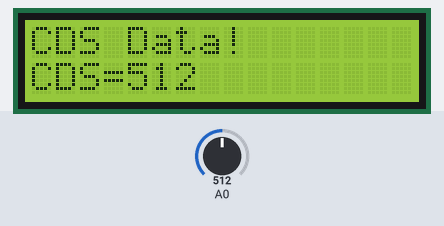
Recording of a sketch running on a simulated Arduino Uno, built with avr-gcc and run on an emulated ATmega328P. On the bench: 16×2 character LCD. The test bench sets the inputs (shaded band); at power-on: A0 = 512.

Above: at 1.2 s.
1.3 s: A0 set to 716
At 2.8 s:
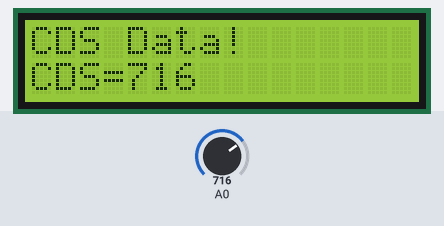
3.6 s: A0 set to 900
At 5.0 s:
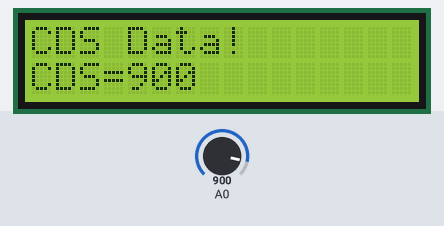
5.6 s: A0 set to 1023
At 7.4 s:
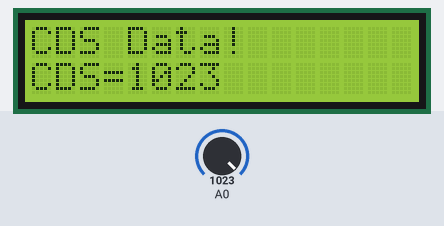
Timing chart, 0 to 8.9 s (numbered marks = the images above; inputs shaded):
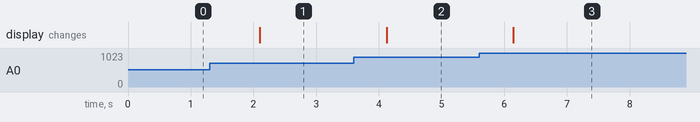

The sketch:

003_cds_1602lcd.ino
```cpp
#include <Wire.h>  //LCD
#include <LiquidCrystal_I2C.h> //LCD

//LCD관련
LiquidCrystal_I2C lcd(0x27,16,2);

void setup() {
  Serial.begin(9600);
  lcd.init(); //LCD시작
  lcd.backlight(); //LCD백라이트 켜기

  lcd.setCursor(0,0); //LCD의 왼쪽 상단으로 커서이동
  lcd.print("CDS Data!"); //원하는 text출력(한글안됨!)
}

void loop() {
  int cds = analogRead(A0); //광센서값 읽기!

  lcd.setCursor(0,1); //LCD 좌표이동
  lcd.print("CDS="); //광센서 값 출력
  lcd.print(cds);
  lcd.print("   ");
  delay(1000);
}
```

Measured:
- after the input at 1.3 s, the display: changes after 0.80 s (image 1)
- after the input at 3.6 s, the display: changes after 0.52 s (image 2)
- after the input at 5.6 s, the display: changes after 0.55 s (image 3)
